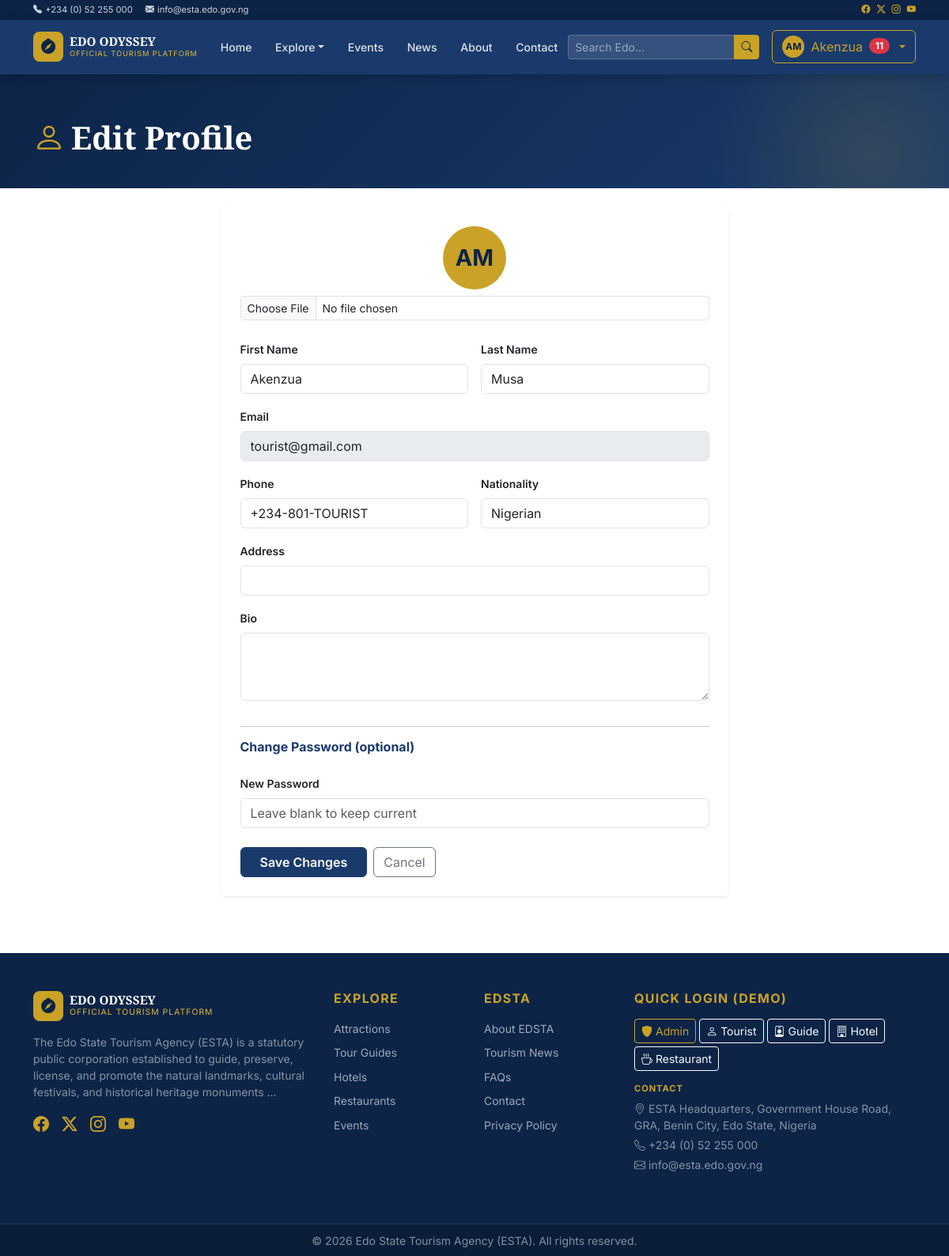
The app's page /dashboard/profile (signed in) with its own data.
### app/models/models.py (models this page shows, shortened)
class CMSSetting(db.Model):
    __tablename__ = "cms_settings"
    id = db.Column(db.Integer, primary_key=True)
    key = db.Column(db.String(100), unique=True, nullable=False, index=True)
    value = db.Column(db.Text, nullable=False)
    label = db.Column(db.String(150), nullable=True)
    group = db.Column(db.String(50), default="general", nullable=True)
    updated_at = db.Column(db.DateTime, default=datetime.utcnow, onupdate=datetime.utcnow)

class BaseModel(db.Model):
    __abstract__ = True
    id = db.Column(db.Integer, primary_key=True)
    uuid = db.Column(db.String(36), default=gen_uuid, unique=True, nullable=False, index=True)
    created_at = db.Column(db.DateTime, default=datetime.utcnow, nullable=False)
    updated_at = db.Column(db.DateTime, default=datetime.utcnow, onupdate=datetime.utcnow, nullable=False)
    created_by = db.Column(db.Integer, nullable=True)
    status = db.Column(db.String(20), default="active", nullable=False)
    deleted_at = db.Column(db.DateTime, nullable=True)

class User(UserMixin, BaseModel):
    __tablename__ = "users"
    email = db.Column(db.String(150), unique=True, index=True, nullable=False)
    password_hash = db.Column(db.String(255), nullable=False)
    first_name = db.Column(db.String(100), nullable=False)
    last_name = db.Column(db.String(100), nullable=False)
    role = db.Column(db.String(50), default="Tourist", nullable=False)
    phone = db.Column(db.String(50), nullable=True)
    is_verified = db.Column(db.Boolean, default=False, nullable=False)
    avatar_url = db.Column(db.String(255), nullable=True)
    heritage_points = db.Column(db.Integer, default=0, nullable=False)
    bio = db.Column(db.Text, nullable=True)
    address = db.Column(db.String(255), nullable=True)
    nationality = db.Column(db.String(100), nullable=True)
    last_login = db.Column(db.DateTime, nullable=True)
    bookings = db.relationship("Booking", back_populates="user", lazy="dynamic")
    reviews = db.relationship("Review", back_populates="user", lazy="dynamic")
    guide_profile = db.relationship("Guide", back_populates="user", uselist=False)
    notifications = db.relationship("Notification", back_populates="user", lazy="dynamic")
    favourites = db.relationship("Favourite", back_populates="user", lazy="dynamic")
    payments = db.relationship("Payment", back_populates="user", lazy="dynamic")
    audit_logs = db.relationship("AuditLog", foreign_keys="AuditLog.user_id", back_populates="user", lazy="dynamic")
    owned_attractions = db.relationship("Attraction", back_populates="owner", foreign_keys="Attraction.user_id", lazy="dynamic")
    owned_hotels = db.relationship("Hotel", back_populates="owner", foreign_keys="Hotel.user_id", lazy="dynamic")
    owned_restaurants = db.relationship("Restaurant", back_populates="owner", foreign_keys="Restaurant.user_id", lazy="dynamic")
    owned_events = db.relationship("Event", back_populates="owner", foreign_keys="Event.user_id", lazy="dynamic")  # Add this
    @property
    def full_name(self):
        return f"{self.first_name} {self.last_name}"
    @property
    def is_admin(self):
        return self.role in ("Agency Admin", "Super Admin")

### app/dashboard/routes.py (the view, shortened to what this page needs)
@dashboard_bp.route("/profile", methods=["GET", "POST"])
@login_required
def profile():
    return render_template("dashboard/profile.html")

### app/templates/dashboard/profile.html (shortened to what this page needs)
{% extends "base.html" %}
{% block content %}
<div class="page-hero"><div class="container"><h1><i class="bi bi-person me-2 text-gold"></i>Edit Profile</h1></div></div>
<div class="container py-4">
  <div class="row justify-content-center">
    <div class="col-lg-7">
      <div class="card border-0 shadow-sm">
        <div class="card-body p-4">
          <form method="POST" action="{{ url_for('dashboard.profile') }}" enctype="multipart/form-data">
            <div class="text-center mb-4">
              {% if current_user.avatar_url %}<img src="{{ current_user.avatar_url }}" class="rounded-circle mb-2 border border-gold border-3" width="80" height="80">{% else %}<div class="avatar-lg mx-auto mb-2">{{ current_user.first_name[0] }}{{ current_user.last_name[0] }}</div>{% endif %}
              <div><input type="file" name="avatar" class="form-control form-control-sm mt-2" accept="image/*"></div>
            </div>
            <div class="row g-3">
              <div class="col-6"><label class="form-label fw-semibold small">First Name</label><input type="text" name="first_name" class="form-control" value="{{ current_user.first_name }}" required></div>
              <div class="col-6"><label class="form-label fw-semibold small">Last Name</label><input type="text" name="last_name" class="form-control" value="{{ current_user.last_name }}" required></div>
              <div class="col-12"><label class="form-label fw-semibold small">Email</label><input type="email" class="form-control bg-gray-50" value="{{ current_user.email }}" disabled></div>
              <div class="col-6"><label class="form-label fw-semibold small">Phone</label><input type="text" name="phone" class="form-control" value="{{ current_user.phone or '' }}"></div>
              <div class="col-6"><label class="form-label fw-semibold small">Nationality</label><input type="text" name="nationality" class="form-control" value="{{ current_user.nationality or '' }}"></div>
              <div class="col-12"><label class="form-label fw-semibold small">Address</label><input type="text" name="address" class="form-control" value="{{ current_user.address or '' }}"></div>
              <div class="col-12"><label class="form-label fw-semibold small">Bio</label><textarea name="bio" class="form-control" rows="3">{{ current_user.bio or '' }}</textarea></div>
              <div class="col-12"><hr><h6 class="fw-bold text-blue">Change Password (optional)</h6></div>
              <div class="col-12"><label class="form-label fw-semibold small">New Password</label><input type="password" name="new_password" class="form-control" placeholder="Leave blank to keep current"></div>
            </div>
            <div class="mt-4 d-flex gap-2">
              <button type="submit" class="btn btn-blue px-4 fw-semibold">Save Changes</button>
              <a href="{{ url_for('dashboard.index') }}" class="btn btn-outline-secondary">Cancel</a>
            </div>
          </form>
        </div>
      </div>
    </div>
  </div>
</div>
{% endblock %}

### app/templates/base.html (shortened to what this page needs)
<!DOCTYPE html>
<html lang="en">
<head>
  <link href="https://cdn.jsdelivr.net/npm/bootstrap@5.3.3/dist/css/bootstrap.min.css" rel="stylesheet">
  <link href="https://cdn.jsdelivr.net/npm/bootstrap-icons@1.11.3/font/bootstrap-icons.css" rel="stylesheet">
  <link rel="stylesheet" href="{{ url_for('static', filename='css/main.css') }}">
</head>
<body>
<div class="top-banner py-1 d-none d-md-block">
  <div class="container d-flex justify-content-between align-items-center">
    <div class="d-flex gap-3 small">
      <span><i class="bi bi-telephone-fill me-1"></i>{{ settings.get('contact_phone', '') if settings else '' }}</span>
      <span><i class="bi bi-envelope-fill me-1"></i>{{ settings.get('contact_email', '') if settings else '' }}</span>
    </div>
    <div class="d-flex gap-2 small">
      <a href="#" class="text-gold"><i class="bi bi-facebook"></i></a>
      <a href="#" class="text-gold"><i class="bi bi-twitter-x"></i></a>
      <a href="#" class="text-gold"><i class="bi bi-instagram"></i></a>
      <a href="#" class="text-gold"><i class="bi bi-youtube"></i></a>
    </div>
  </div>
</div>
<nav class="navbar navbar-expand-lg navbar-dark main-navbar sticky-top">
  <div class="container">
    <a class="navbar-brand d-flex align-items-center gap-2" href="{{ url_for('main.home') }}">
      <div class="brand-icon"><i class="bi bi-compass-fill"></i></div>
      <div>
        <div class="brand-title">EDO ODYSSEY</div>
        <div class="brand-subtitle">Official Tourism Platform</div>
      </div>
    </a>
    <div class="collapse navbar-collapse" id="mainNav">
      <ul class="navbar-nav mx-auto gap-1">
        <li class="nav-item"><a class="nav-link {% if request.endpoint and request.endpoint.startswith('main') %}active{% endif %}" href="{{ url_for('main.home') }}">Home</a></li>
        <li class="nav-item dropdown">
          <a class="nav-link dropdown-toggle" href="#" data-bs-toggle="dropdown">Explore</a>
        </li>
        <li class="nav-item"><a class="nav-link {% if request.endpoint and request.endpoint.startswith('events') %}active{% endif %}" href="{{ url_for('events.list_events') }}">Events</a></li>
        <li class="nav-item"><a class="nav-link {% if request.endpoint and request.endpoint.startswith('news') %}active{% endif %}" href="{{ url_for('news.list_news') }}">News</a></li>
        <li class="nav-item"><a class="nav-link" href="{{ url_for('main.about') }}">About</a></li>
        <li class="nav-item"><a class="nav-link" href="{{ url_for('main.contact') }}">Contact</a></li>
      </ul>
      <form class="d-flex me-3 search-form" action="{{ url_for('search.results') }}" method="get">
        <div class="input-group input-group-sm">
          <input class="form-control nav-search" type="search" name="q" placeholder="Search Edo…" value="{{ request.args.get('q','') }}">
          <button class="btn btn-gold btn-sm" type="submit"><i class="bi bi-search"></i></button>
        </div>
      </form>
      {% if current_user.is_authenticated %}
      <div class="dropdown">
        <button class="btn btn-outline-gold dropdown-toggle d-flex align-items-center gap-2" data-bs-toggle="dropdown">
          {% if current_user.avatar_url %}
          <img src="{{ current_user.avatar_url }}" class="rounded-circle" width="28" height="28" alt="">
          {% else %}
          <div class="avatar-initials-sm">{{ current_user.first_name[0] }}{{ current_user.last_name[0] }}</div>
          {% endif %}
          <span class="d-none d-lg-inline">{{ current_user.first_name }}</span>
          {% if unread_notifs > 0 %}
          <span class="badge bg-danger rounded-pill">{{ unread_notifs }}</span>
          {% endif %}
        </button>
      </div>
      {% else %}
      <div class="d-flex gap-2">
        <a href="{{ url_for('auth.login') }}" class="btn btn-outline-gold btn-sm">Login</a>
        <a href="{{ url_for('auth.register') }}" class="btn btn-gold btn-sm">Register</a>
      </div>
      {% endif %}
    </div>
  </div>
</nav>
{% block content %}{% endblock %}
<footer class="site-footer mt-5">
  <div class="footer-top py-5">
    <div class="container">
      <div class="row g-4">
        <div class="col-lg-4">
          <div class="d-flex align-items-center gap-2 mb-3">
            <div class="brand-icon"><i class="bi bi-compass-fill"></i></div>
            <div>
              <div class="brand-title text-white">EDO ODYSSEY</div>
              <div class="brand-subtitle" style="font-size:0.65rem">Official Tourism Platform</div>
            </div>
          </div>
          <p class="text-white-50 small">{{ (settings.get('about_agency', 'Discover the rich cultural heritage of Edo State.')[:200] + '…') if settings else 'Discover the rich cultural heritage of Edo State.' }}</p>
          <div class="d-flex gap-3 mt-3">
            <a href="#" class="text-gold fs-5"><i class="bi bi-facebook"></i></a>
            <a href="#" class="text-gold fs-5"><i class="bi bi-twitter-x"></i></a>
            <a href="#" class="text-gold fs-5"><i class="bi bi-instagram"></i></a>
            <a href="#" class="text-gold fs-5"><i class="bi bi-youtube"></i></a>
          </div>
        </div>
        <div class="col-lg-2 col-6">
          <h6 class="text-gold fw-bold mb-3 text-uppercase letter-spacing">Explore</h6>
          <ul class="list-unstyled footer-links">
            <li><a href="{{ url_for('attractions.list_attractions') }}">Attractions</a></li>
            <li><a href="{{ url_for('guides.list_guides') }}">Tour Guides</a></li>
            <li><a href="{{ url_for('hotels.list_hotels') }}">Hotels</a></li>
            <li><a href="{{ url_for('restaurants.list_restaurants') }}">Restaurants</a></li>
            <li><a href="{{ url_for('events.list_events') }}">Events</a></li>
          </ul>
        </div>
        <div class="col-lg-2 col-6">
          <h6 class="text-gold fw-bold mb-3 text-uppercase letter-spacing">EDSTA</h6>
          <ul class="list-unstyled footer-links">
            <li><a href="{{ url_for('main.about') }}">About EDSTA</a></li>
            <li><a href="{{ url_for('news.list_news') }}">Tourism News</a></li>
            <li><a href="{{ url_for('main.faq') }}">FAQs</a></li>
            <li><a href="{{ url_for('main.contact') }}">Contact</a></li>
            <li><a href="{{ url_for('main.privacy') }}">Privacy Policy</a></li>
          </ul>
        </div>
        <div class="col-lg-4">
          <h6 class="text-gold fw-bold mb-3 text-uppercase letter-spacing">Quick Login (Demo)</h6>
          <div class="d-flex flex-wrap gap-1 mb-3">
            <a href="{{ url_for('auth.quick_login', role='admin') }}" class="btn btn-outline-gold btn-sm"><i class="bi bi-shield-fill me-1"></i>Admin</a>
            <a href="{{ url_for('auth.quick_login', role='tourist') }}" class="btn btn-outline-light btn-sm"><i class="bi bi-person me-1"></i>Tourist</a>
            <a href="{{ url_for('auth.quick_login', role='guide') }}" class="btn btn-outline-light btn-sm"><i class="bi bi-person-badge me-1"></i>Guide</a>
            <a href="{{ url_for('auth.quick_login', role='hotel') }}" class="btn btn-outline-light btn-sm"><i class="bi bi-building me-1"></i>Hotel</a>
            <a href="{{ url_for('auth.quick_login', role='restaurant') }}" class="btn btn-outline-light btn-sm"><i class="bi bi-cup-hot me-1"></i>Restaurant</a>
          </div>
          <h6 class="text-gold fw-bold mb-2 text-uppercase letter-spacing" style="font-size:0.7rem">Contact</h6>
          <p class="text-white-50 small mb-1"><i class="bi bi-geo-alt me-1"></i>{{ settings.get('contact_address', '') if settings else '' }}</p>
          <p class="text-white-50 small mb-1"><i class="bi bi-telephone me-1"></i>{{ settings.get('contact_phone', '') if settings else '' }}</p>
          <p class="text-white-50 small"><i class="bi bi-envelope me-1"></i>{{ settings.get('contact_email', '') if settings else '' }}</p>
        </div>
      </div>
    </div>
  </div>
  <div class="footer-bottom py-2 text-center">
    <small class="text-white-50">{{ settings.get('footer_text', '© 2026 Edo State Tourism Agency. All rights reserved.') if settings else '© 2026 Edo State Tourism Agency. All rights reserved.' }}</small>
  </div>
</footer>
</body>
</html>

### records on screen
CMSSetting: value "+234 (0) 52 255 000"
CMSSetting: value "info@esta.edo.gov.ng"
User: first_name "A", last_name "M", first_name "Akenzua", last_name "Musa", email "tourist@gmail.com", phone "+234-801-TOURIST", nationality "Nigerian"
CMSSetting: value "The Edo State Tourism Agency (ESTA) is a statutory public corporation established to guide, preserve, license, and promote the natural landmarks, cultural festivals, and historical heritage monuments …"
CMSSetting: value "ESTA Headquarters, Government House Road, GRA, Benin City, Edo State, Nigeria"
CMSSetting: value "© 2026 Edo State Tourism Agency (ESTA). All rights reserved."

### other values on screen
{{ unread_notifs }} "11"
